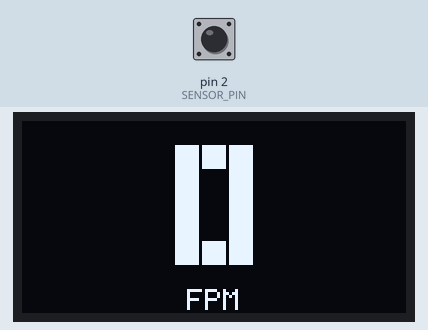
A sketch run on a simulated Arduino Uno, built with avr-gcc and run on an emulated ATmega328P. Parts: 128×64 one-colour display. Wiring (inferred from the names in the program): SSD1306 OLED at I2C address 0x3C. The inputs (shaded band) are chosen by the test bench; at power-on: pin 2 (SENSOR_PIN) HIGH. WiFi joins after 1.5 s; servers stay silent unless stated; uploads are accepted with an empty reply; what the sketch prints to the serial monitor is not drawn.

Above: at 3.5 s.
3.6 s: pin 2 (SENSOR_PIN) driven LOW
At 5.2 s:
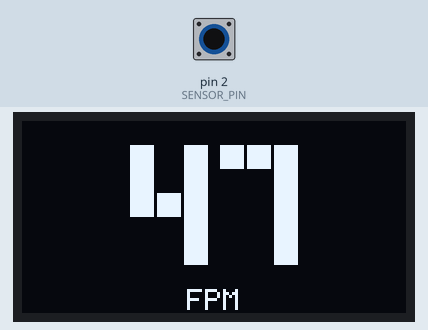
8.4 s: pin 2 (SENSOR_PIN) pulsed HIGH 5 times (0.12 s each, 0.3 s apart)
At 10.2 s:
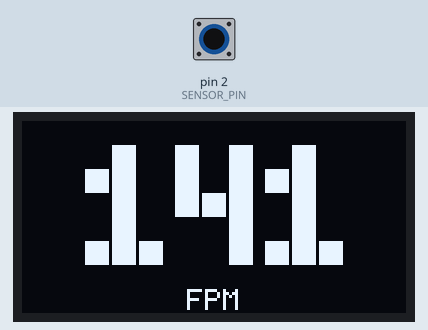
12.9 s: pin 2 (SENSOR_PIN) pulsed HIGH 5 times (0.12 s each, 0.3 s apart)
At 15.2 s:
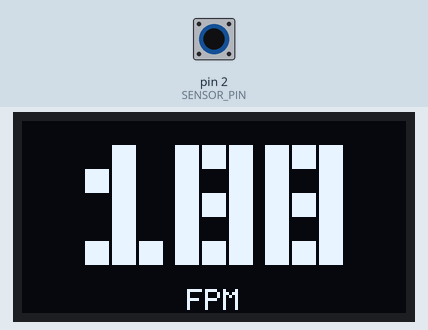
Timing chart, 0 to 16.7 s (numbered marks = the images above; inputs shaded):
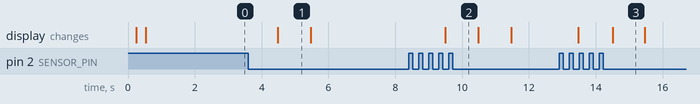

The sketch:

eti_ethernet_sender.ino
```cpp
#include <SPI.h>
#include <Ethernet.h>
#include <EthernetUdp.h>
#include <Wire.h>
#include <avr/pgmspace.h>

// =====================
// ETI Arduino Ethernet footage sender
// =====================
// Sends plain HTTP to the Django project relay. The project forwards to the
// Firebase nodes the live footage app already reads:
//   /ETI_CURRENT_SPEED.json -> {"currentSpeed":123,"timestamp":...}
//   /ETI_SPEED.json         -> {"footage":12.3,"timestamp":...}
//
// Hardware note:
// Pin 13 is SPI SCK on Arduino Ethernet hardware. Ethernet uses that pin for
// network traffic, so it cannot be used as a reliable sensor input.
// Move the ETI sensor wire to D2.

// =====================
// Network
// =====================
byte MAC_ADDRESS[] = { 0xDE, 0xAD, 0xBE, 0xEF, 0x13, 0x01 };

// Backend computer running this Django project. Change this if the server IP is
// different on your plant network.
const char* PROJECT_HOST = "192.168.1.174";
IPAddress PROJECT_IP(192, 168, 1, 174);
const int PROJECT_PORT = 8000;

const bool USE_LOCAL_DATABASE_ONLY = true;
const char* SPEED_PATH = USE_LOCAL_DATABASE_ONLY ? "/api/local-live-footage/eti/speed/" : "/api/live-footage-relay/eti/speed/";
const char* DAILY_PATH = USE_LOCAL_DATABASE_ONLY ? "/api/local-live-footage/eti/daily/" : "/api/live-footage-relay/eti/daily/";
const char* DEVICE_TOKEN = ""; // Optional: match Django LIVE_FOOTAGE_DEVICE_TOKEN.

EthernetClient client;
EthernetUDP udp;

// =====================
// OLED display
// =====================
const bool USE_OLED_DISPLAY = true;
const byte OLED_PRIMARY_ADDRESS = 0x3C;
const byte OLED_SECONDARY_ADDRESS = 0x3D;
const byte OLED_WIDTH = 128;
const byte OLED_PAGES = 8;
const byte OLED_DIGIT_TOP_PAGE = 1;
const byte OLED_DIGIT_BLOCK_WIDTH = 8;
const byte OLED_DIGIT_BLOCK_GAP = 1;
const byte OLED_DIGIT_SPACING = 4;
const byte OLED_DIGIT_WIDTH = (OLED_DIGIT_BLOCK_WIDTH * 3) + (OLED_DIGIT_BLOCK_GAP * 2);

byte oledAddress = OLED_PRIMARY_ADDRESS;
bool oledReady = false;
int lastOledSpeed = -1;

const byte OLED_DIGITS[10][5] PROGMEM = {
  {0b111, 0b101, 0b101, 0b101, 0b111},
  {0b010, 0b110, 0b010, 0b010, 0b111},
  {0b111, 0b001, 0b111, 0b100, 0b111},
  {0b111, 0b001, 0b111, 0b001, 0b111},
  {0b101, 0b101, 0b111, 0b001, 0b001},
  {0b111, 0b100, 0b111, 0b001, 0b111},
  {0b111, 0b100, 0b111, 0b101, 0b111},
  {0b111, 0b001, 0b001, 0b001, 0b001},
  {0b111, 0b101, 0b111, 0b101, 0b111},
  {0b111, 0b101, 0b111, 0b001, 0b111},
};

const byte OLED_LABEL_FPM[] PROGMEM = {
  0x7F, 0x09, 0x09, 0x09, 0x01, 0x00,
  0x7F, 0x09, 0x09, 0x09, 0x06, 0x00,
  0x7F, 0x02, 0x04, 0x02, 0x7F
};

// =====================
// Sensor / measurement
// =====================
const byte SENSOR_PIN = 2;
const int SENSOR_ACTIVE_LEVEL = LOW;
const int SENSOR_INTERRUPT_MODE = SENSOR_ACTIVE_LEVEL == LOW ? FALLING : RISING;

const float wheelDiameterInches = 3.0f;
const unsigned int pulsesPerRev = 1;
const float inchesPerPulse = (PI * wheelDiameterInches) / pulsesPerRev;

const unsigned long debounceUs = 20000UL;
const float maxValidSpeedFpm = 700.0f;

volatile unsigned long lastPulseUs = 0;
volatile unsigned long pulsesSpeed = 0;
volatile unsigned long pulsesDaily = 0;
volatile unsigned long pulsesDiag = 0;
volatile unsigned long rejectedDebounce = 0;

// =====================
// Intervals
// =====================
const bool TEST_FAST_SEND_MODE = false;
const bool LOCAL_FAST_SEND_MODE = USE_LOCAL_DATABASE_ONLY || TEST_FAST_SEND_MODE;
const unsigned long SPEED_INTERVAL_MS = LOCAL_FAST_SEND_MODE ? 2UL * 1000UL : 30UL * 1000UL;
const unsigned long DAILY_INTERVAL_MS = LOCAL_FAST_SEND_MODE ? 15UL * 1000UL : 7UL * 60UL * 1000UL;
const unsigned long DIAG_INTERVAL_MS = 1000UL;
const unsigned long NTP_RESYNC_MS = 6UL * 60UL * 60UL * 1000UL;

unsigned long lastSpeedTime = 0;
unsigned long lastDailyTime = 0;
unsigned long lastDiagTime = 0;
unsigned long diagLastTotal = 0;

// =====================
// Time / NTP
// =====================
// Fixed NTP IP keeps this compatible with Arduino Ethernet libraries that do
// not expose Ethernet.hostByName().
IPAddress NTP_SERVER_IP(129, 6, 15, 28); // time.nist.gov
const unsigned int LOCAL_NTP_PORT = 8888;
const unsigned long NTP_TIMEOUT_MS = 1500UL;
const int NTP_PACKET_SIZE = 48;
byte ntpPacketBuffer[NTP_PACKET_SIZE];

unsigned long epochAtSync = 0;
unsigned long millisAtSync = 0;
unsigned long lastNtpAttempt = 0;

unsigned long nowEpoch() {
  if (epochAtSync == 0) return 0;
  return epochAtSync + ((millis() - millisAtSync) / 1000UL);
}

int roundFloatToInt(float value) {
  return value >= 0.0f ? (int)(value + 0.5f) : (int)(value - 0.5f);
}

unsigned long ceilFloatToUL(float value) {
  if (value <= 0.0f) return 0;
  unsigned long whole = (unsigned long)value;
  return value > (float)whole ? whole + 1 : whole;
}

// =====================
// OLED helpers
// =====================
bool i2cDeviceFound(byte address) {
  Wire.beginTransmission(address);
  return Wire.endTransmission() == 0;
}

void oledCommand(byte command) {
  if (!oledReady) return;
  Wire.beginTransmission(oledAddress);
  Wire.write(0x00);
  Wire.write(command);
  Wire.endTransmission();
}

void oledCommandList(const byte* commands, byte count) {
  if (!oledReady) return;
  Wire.beginTransmission(oledAddress);
  Wire.write(0x00);
  for (byte i = 0; i < count; i++) {
    Wire.write(commands[i]);
  }
  Wire.endTransmission();
}

void oledSetCursor(byte page, byte column) {
  oledCommand(0xB0 | (page & 0x07));
  oledCommand(0x00 | (column & 0x0F));
  oledCommand(0x10 | ((column >> 4) & 0x0F));
}

void oledFill(byte page, byte column, byte width, byte value) {
  if (!oledReady || page >= OLED_PAGES || column >= OLED_WIDTH) return;
  if ((int)column + width > OLED_WIDTH) {
    width = OLED_WIDTH - column;
  }

  oledSetCursor(page, column);
  while (width > 0) {
    byte chunk = width > 16 ? 16 : width;
    Wire.beginTransmission(oledAddress);
    Wire.write(0x40);
    for (byte i = 0; i < chunk; i++) {
      Wire.write(value);
    }
    Wire.endTransmission();
    width -= chunk;
  }
}

void oledClear() {
  if (!oledReady) return;
  for (byte page = 0; page < OLED_PAGES; page++) {
    oledFill(page, 0, OLED_WIDTH, 0x00);
  }
}

void oledWriteProgmemBytes(byte page, byte column, const byte* bytes, byte count) {
  if (!oledReady || page >= OLED_PAGES || column >= OLED_WIDTH) return;
  oledSetCursor(page, column);
  while (count > 0) {
    byte chunk = count > 16 ? 16 : count;
    Wire.beginTransmission(oledAddress);
    Wire.write(0x40);
    for (byte i = 0; i < chunk; i++) {
      Wire.write(pgm_read_byte(bytes + i));
    }
    Wire.endTransmission();
    bytes += chunk;
    count -= chunk;
  }
}

void oledDrawDigit(char digit, byte x, byte topPage) {
  if (digit < '0' || digit > '9') return;
  byte digitIndex = digit - '0';

  for (byte row = 0; row < 5; row++) {
    byte pattern = pgm_read_byte(&OLED_DIGITS[digitIndex][row]);
    for (byte block = 0; block < 3; block++) {
      if (pattern & (1 << (2 - block))) {
        byte column = x + block * (OLED_DIGIT_BLOCK_WIDTH + OLED_DIGIT_BLOCK_GAP);
        oledFill(topPage + row, column, OLED_DIGIT_BLOCK_WIDTH, 0xFF);
      }
    }
  }
}

void oledDrawFpmLabel() {
  byte labelWidth = sizeof(OLED_LABEL_FPM);
  byte startColumn = (OLED_WIDTH - labelWidth) / 2;
  oledWriteProgmemBytes(7, startColumn, OLED_LABEL_FPM, labelWidth);
}

void updateOledSpeed(int speedFpm) {
  if (!oledReady) return;
  if (speedFpm < 0) speedFpm = 0;
  if (speedFpm > 999) speedFpm = 999;
  if (speedFpm == lastOledSpeed) return;
  lastOledSpeed = speedFpm;

  char value[4];
  itoa(speedFpm, value, 10);
  byte digitCount = strlen(value);
  byte numberWidth = (digitCount * OLED_DIGIT_WIDTH) + ((digitCount - 1) * OLED_DIGIT_SPACING);
  byte startColumn = (OLED_WIDTH - numberWidth) / 2;

  oledClear();
  for (byte i = 0; i < digitCount; i++) {
    byte x = startColumn + i * (OLED_DIGIT_WIDTH + OLED_DIGIT_SPACING);
    oledDrawDigit(value[i], x, OLED_DIGIT_TOP_PAGE);
  }
  oledDrawFpmLabel();
}

void setupOledDisplay() {
  if (!USE_OLED_DISPLAY) return;

  Wire.begin();
  Wire.setClock(100000L);

  if (i2cDeviceFound(OLED_PRIMARY_ADDRESS)) {
    oledAddress = OLED_PRIMARY_ADDRESS;
  } else if (i2cDeviceFound(OLED_SECONDARY_ADDRESS)) {
    oledAddress = OLED_SECONDARY_ADDRESS;
  } else {
    Serial.println("OLED not found at I2C address 0x3C or 0x3D.");
    return;
  }

  oledReady = true;
  const byte initCommands[] = {
    0xAE, 0xD5, 0x80, 0xA8, 0x3F, 0xD3, 0x00, 0x40,
    0x8D, 0x14, 0x20, 0x02, 0xA1, 0xC8, 0xDA, 0x12,
    0x81, 0xCF, 0xD9, 0xF1, 0xDB, 0x40, 0xA4, 0xA6,
    0xAF
  };
  oledCommandList(initCommands, sizeof(initCommands));
  oledClear();
  updateOledSpeed(0);

  Serial.print("OLED display ready at 0x");
  Serial.println(oledAddress, HEX);
}

bool syncTimeNtp() {
  memset(ntpPacketBuffer, 0, NTP_PACKET_SIZE);
  ntpPacketBuffer[0] = 0b11100011;
  ntpPacketBuffer[1] = 0;
  ntpPacketBuffer[2] = 6;
  ntpPacketBuffer[3] = 0xEC;
  ntpPacketBuffer[12] = 49;
  ntpPacketBuffer[13] = 0x4E;
  ntpPacketBuffer[14] = 49;
  ntpPacketBuffer[15] = 52;

  udp.beginPacket(NTP_SERVER_IP, 123);
  udp.write(ntpPacketBuffer, NTP_PACKET_SIZE);
  udp.endPacket();

  unsigned long started = millis();
  while (millis() - started < NTP_TIMEOUT_MS) {
    int size = udp.parsePacket();
    if (size >= NTP_PACKET_SIZE) {
      udp.read(ntpPacketBuffer, NTP_PACKET_SIZE);
      unsigned long highWord = word(ntpPacketBuffer[40], ntpPacketBuffer[41]);
      unsigned long lowWord = word(ntpPacketBuffer[42], ntpPacketBuffer[43]);
      unsigned long secsSince1900 = (highWord << 16) | lowWord;
      epochAtSync = secsSince1900 - 2208988800UL;
      millisAtSync = millis();
      Serial.print("NTP synced epoch=");
      Serial.println(epochAtSync);
      return true;
    }
  }

  Serial.println("NTP timeout.");
  return false;
}

// =====================
// Pulse logic
// =====================
void countPulse() {
  unsigned long nowUs = micros();

  if (nowUs - lastPulseUs <= debounceUs) {
    rejectedDebounce++;
    return;
  }

  pulsesSpeed++;
  pulsesDaily++;
  pulsesDiag++;
  lastPulseUs = nowUs;
}

// =====================
// HTTP helpers
// =====================
bool sendHttpRequest(const char* method, const char* path, const char* payload) {
  Serial.print("HTTP sending ");
  Serial.print(method);
  Serial.print(" ");
  Serial.print(path);
  Serial.print(" -> ");
  Serial.print(PROJECT_IP);
  Serial.print(":");
  Serial.println(PROJECT_PORT);

  if (!client.connect(PROJECT_IP, PROJECT_PORT)) {
    Serial.print("HTTP connect failed to ");
    Serial.print(PROJECT_IP);
    Serial.print(":");
    Serial.print(PROJECT_PORT);
    Serial.print(" ");
    Serial.println(path);
    return false;
  }

  client.print(method);
  client.print(" ");
  client.print(path);
  client.println(" HTTP/1.1");
  client.print("Host: ");
  client.println(PROJECT_HOST);
  client.println("User-Agent: TSM-ETI-Arduino-Ethernet");
  client.println("Connection: close");
  client.println("Content-Type: application/json");
  if (strlen(DEVICE_TOKEN) > 0) {
    client.print("X-Device-Token: ");
    client.println(DEVICE_TOKEN);
  }
  client.print("Content-Length: ");
  client.println(strlen(payload));
  client.println();
  client.print(payload);

  unsigned long started = millis();
  while (client.connected() && !client.available() && millis() - started < 4000UL) {
    delay(1);
  }

  int statusCode = 0;
  if (client.available()) {
    String statusLine = client.readStringUntil('\n');
    statusLine.trim();
    statusCode = statusLine.substring(9, 12).toInt();
  }

  while (client.available()) client.read();
  client.stop();

  Serial.print(method);
  Serial.print(" ");
  Serial.print(path);
  Serial.print(" HTTP ");
  Serial.println(statusCode);

  if (statusCode >= 400) {
    Serial.println("Relay rejected the payload. Check Django console/logs.");
  }

  return statusCode >= 200 && statusCode < 300;
}

unsigned long maxPulsesForInterval(unsigned long intervalMs) {
  float maxFeet = maxValidSpeedFpm * (intervalMs / 60000.0f);
  float maxPulses = (maxFeet * 12.0f) / inchesPerPulse;
  return ceilFloatToUL(maxPulses) + 2;
}

void publishSpeed(unsigned long elapsedMs) {
  noInterrupts();
  unsigned long cnt = pulsesSpeed;
  pulsesSpeed = 0;
  interrupts();

  if (cnt > maxPulsesForInterval(elapsedMs)) {
    Serial.print("Ignoring impossible speed pulse count: ");
    Serial.println(cnt);
    cnt = 0;
  }

  float distanceFeet = (cnt * inchesPerPulse) / 12.0f;
  float speedFpm = elapsedMs > 0 ? (distanceFeet / (elapsedMs / 1000.0f)) * 60.0f : 0.0f;
  int speedInt = roundFloatToInt(speedFpm);

  char payload[96];
  snprintf(payload, sizeof(payload),
           "{\"currentSpeed\":%d,\"timestamp\":%lu}",
           speedInt, nowEpoch());

  Serial.print("[SPEED] pulses=");
  Serial.print(cnt);
  Serial.print(" fpm=");
  Serial.println(speedInt);

  sendHttpRequest("PUT", SPEED_PATH, payload);
}

void publishDaily(unsigned long elapsedMs) {
  noInterrupts();
  unsigned long cnt = pulsesDaily;
  pulsesDaily = 0;
  interrupts();

  float footage = (cnt * inchesPerPulse) / 12.0f;
  unsigned long safeElapsedMs = max(elapsedMs, 60000UL);
  float maxDailyFootage = maxValidSpeedFpm * (safeElapsedMs / 60000.0f) + 5.0f;

  if (footage < 0.0f || footage > maxDailyFootage) {
    Serial.print("[DAILY] Footage out of range; skipping ");
    Serial.println(footage);
    return;
  }

  float footageRounded = round(footage * 10.0f) / 10.0f;
  char payload[96];
  snprintf(payload, sizeof(payload),
           "{\"footage\":%.1f,\"timestamp\":%lu}",
           footageRounded, nowEpoch());

  Serial.print("[DAILY] pulses=");
  Serial.print(cnt);
  Serial.print(" footage=");
  Serial.println(footageRounded);

  sendHttpRequest("POST", DAILY_PATH, payload);
}

void printDiagnostics() {
  unsigned long nowMs = millis();
  if (nowMs - lastDiagTime < DIAG_INTERVAL_MS) return;
  unsigned long dtMs = lastDiagTime == 0 ? DIAG_INTERVAL_MS : nowMs - lastDiagTime;
  lastDiagTime = nowMs;

  noInterrupts();
  unsigned long total = pulsesDiag;
  unsigned long rejectedDb = rejectedDebounce;
  interrupts();

  unsigned long dPulses = total - diagLastTotal;
  diagLastTotal = total;

  float pulsesPerSec = dtMs > 0 ? dPulses * 1000.0f / dtMs : 0.0f;
  float feetPerMin = ((pulsesPerSec * inchesPerPulse) / 12.0f) * 60.0f;
  int displaySpeed = roundFloatToInt(feetPerMin);
  updateOledSpeed(displaySpeed);

  Serial.print("[DIAG] total=");
  Serial.print(total);
  Serial.print(" +");
  Serial.print(dPulses);
  Serial.print(" est=");
  Serial.print(displaySpeed);
  Serial.print(" fpm pin=");
  Serial.print(digitalRead(SENSOR_PIN));
  Serial.print(" rejectDb=");
  Serial.println(rejectedDb);
}

void handleSerialCommands() {
  if (!Serial.available()) return;
  char c = Serial.read();
  if (c == 'r') {
    noInterrupts();
    pulsesDiag = 0;
    pulsesSpeed = 0;
    pulsesDaily = 0;
    rejectedDebounce = 0;
    interrupts();
    diagLastTotal = 0;
    Serial.println("DIAG reset.");
  }
}

// =====================
// Setup / loop
// =====================
void setup() {
  Serial.begin(115200);
  delay(200);

  pinMode(SENSOR_PIN, INPUT_PULLUP);
  delay(20);

  Serial.println("Starting ETI Arduino Ethernet sender...");
  Serial.println("Sensor input is D2. Move the ETI sensor wire off D13 and onto D2.");
  Serial.println("D13 is Ethernet SPI clock and cannot read pulses while Ethernet is active.");
  Serial.print("Server target: ");
  Serial.print(PROJECT_HOST);
  Serial.print(":");
  Serial.println(PROJECT_PORT);
  if (USE_LOCAL_DATABASE_ONLY) {
    Serial.println("LOCAL DATABASE MODE: sends to Django only; Firebase is not used.");
  }
  if (LOCAL_FAST_SEND_MODE) {
    Serial.println("FAST LOCAL SEND: speed sends every 2 sec, footage sends every 15 sec.");
  }
  setupOledDisplay();

  int sensorInterrupt = digitalPinToInterrupt(SENSOR_PIN);
  if (sensorInterrupt == NOT_AN_INTERRUPT) {
    Serial.println("ERROR: selected sensor pin does not support interrupts.");
  } else {
    attachInterrupt(sensorInterrupt, countPulse, SENSOR_INTERRUPT_MODE);
    Serial.print("Pulse interrupt attached on D");
    Serial.println(SENSOR_PIN);
  }

  if (Ethernet.begin(MAC_ADDRESS) == 0) {
    Serial.println("DHCP failed. Check cable/network.");
  } else {
    Serial.print("IP: ");
    Serial.println(Ethernet.localIP());
  }

  if (USE_LOCAL_DATABASE_ONLY) {
    Serial.println("NTP skipped: local database mode uses Django server time.");
  } else {
    udp.begin(LOCAL_NTP_PORT);
    syncTimeNtp();
  }

  lastSpeedTime = millis();
  lastDailyTime = millis();
  lastNtpAttempt = millis();

  Serial.println("Ready. Serial command: r = reset diagnostics.");
  Serial.println("Boot send test starting now.");
  publishSpeed(1000UL);
}

void loop() {
  handleSerialCommands();
  printDiagnostics();

  unsigned long nowMs = millis();

  if (!USE_LOCAL_DATABASE_ONLY && nowMs - lastNtpAttempt >= NTP_RESYNC_MS) {
    lastNtpAttempt = nowMs;
    syncTimeNtp();
  }

  if (nowMs - lastSpeedTime >= SPEED_INTERVAL_MS) {
    unsigned long elapsedMs = nowMs - lastSpeedTime;
    lastSpeedTime = nowMs;
    publishSpeed(elapsedMs);
  }

  if (nowMs - lastDailyTime >= DAILY_INTERVAL_MS) {
    unsigned long elapsedMs = nowMs - lastDailyTime;
    lastDailyTime = nowMs;
    publishDaily(elapsedMs);
  }
}
```

Measured:
- after the input at 3.6 s, the display: changes after 0.88 s (image 1)
- after the input at 8.4 s, the display: changes after 1.1 s (image 2)
- after the input at 12.9 s, the display: first changes after 0.58 s (image 3 shows a later state)
- what the display in image 1 shows lasts 1.0 s, from 4.5 s to 5.5 s
